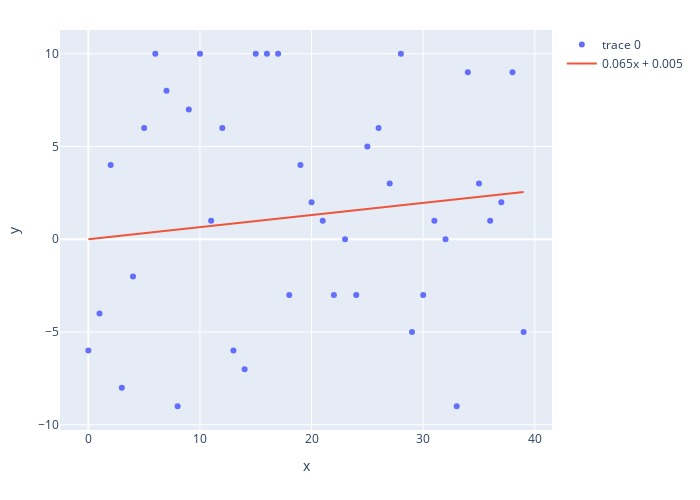

Notebook code cell kept with this figure:
### Code cell
points = create_dataset(datapoints=40, variance=10)
fit(points)

### Figure 1 — Plotly figure (JSON) as saved in the notebook; plotly's stock layout.template omitted (floating-point values rounded to 4 significant figures)
{"data": [{"mode": "markers", "type": "scatter", "x": [0, 1, 2, 3, 4, 5, 6, 7, 8, 9, 10, 11, 12, 13, 14, 15, 16, 17, 18, 19, 20, 21, 22, 23, 24, 25, 26, 27, 28, 29, 30, 31, 32, 33, 34, 35, 36, 37, 38, 39], "y": [-6, -4, 4, -8, -2, 6, 10, 8, -9, 7, 10, 1, 6, -6, -7, 10, 10, 10, -3, 4, 2, 1, -3, 0, -3, 5, 6, 3, 10, -5, -3, 1, 0, -9, 9, 3, 1, 2, 9, -5]}, {"mode": "lines", "name": "0.065x + 0.005", "type": "scatter", "x": [0, 1, 2, 3, 4, 5, 6, 7, 8, 9, 10, 11, 12, 13, 14, 15, 16, 17, 18, 19, 20, 21, 22, 23, 24, 25, 26, 27, 28, 29, 30, 31, 32, 33, 34, 35, 36, 37, 38, 39], "y": [0.004872, 0.07002, 0.1352, 0.2003, 0.2655, 0.3306, 0.3957, 0.4609, 0.526, 0.5912, 0.6563, 0.7215, 0.7866, 0.8518, 0.9169, 0.9821, 1.047, 1.112, 1.178, 1.243, 1.308, 1.373, 1.438, 1.503, 1.568, 1.634, 1.699, 1.764, 1.829, 1.894, 1.959, 2.024, 2.09, 2.155, 2.22, 2.285, 2.35, 2.415, 2.48, 2.546]}], "layout": {"autosize": false, "height": 500, "margin": {"b": 70, "l": 60, "r": 50, "t": 30}, "width": 700, "xaxis": {"title": {"text": "x"}}, "yaxis": {"title": {"text": "y"}}}}
